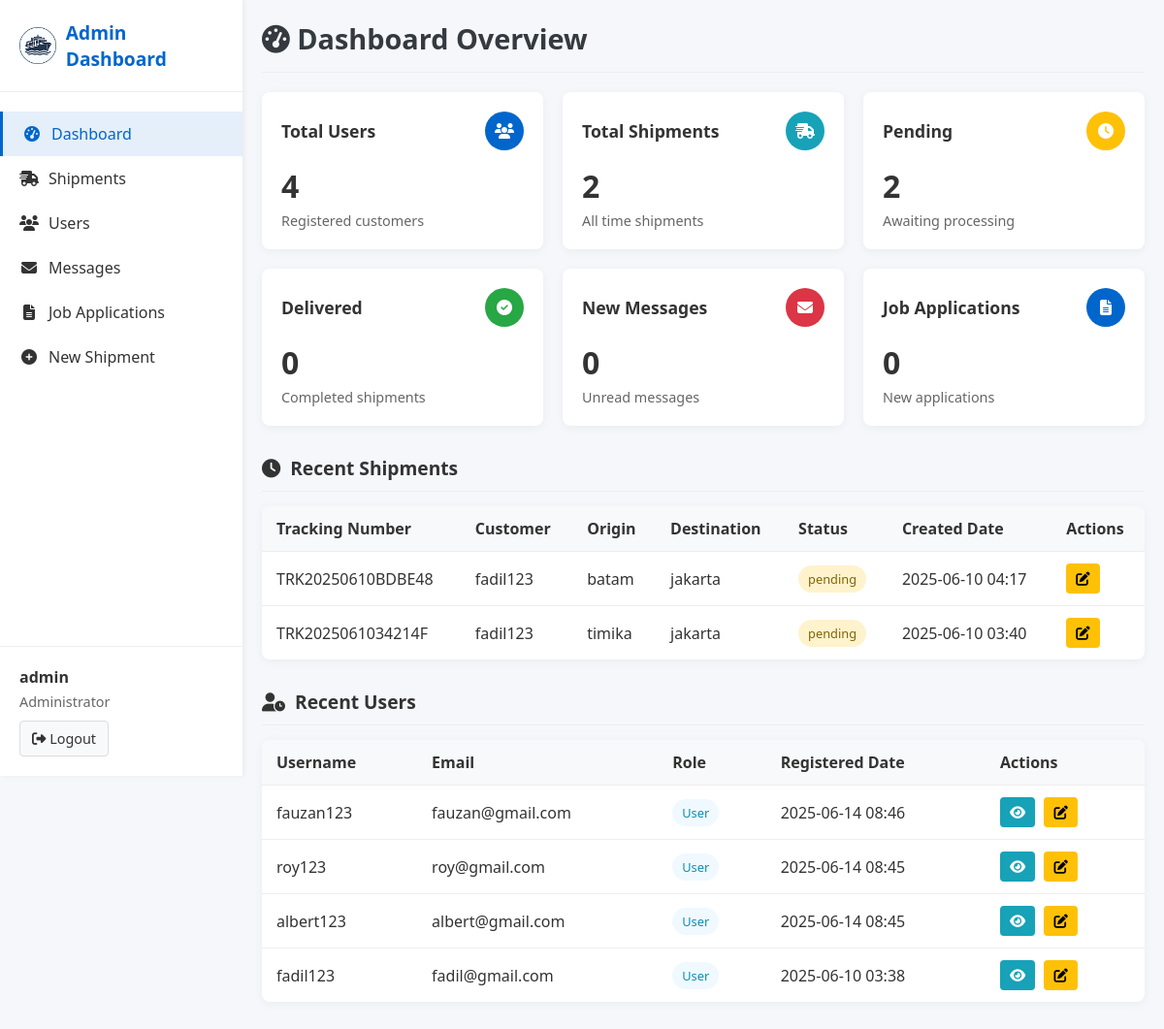
Page /admin/dashboard.php (signed in) on the committed database.
### tables this page shows
CREATE TABLE `shipments` (
  `id` int(11) NOT NULL,
  `tracking_number` varchar(50) NOT NULL,
  `user_id` int(11) NOT NULL,
  `sender_name` varchar(100) NOT NULL,
  `sender_address` text NOT NULL,
  `sender_phone` varchar(20) NOT NULL,
  `receiver_name` varchar(100) NOT NULL,
  `receiver_address` text NOT NULL,
  `receiver_phone` varchar(20) NOT NULL,
  `package_type` varchar(50) NOT NULL,
  `weight` decimal(10,2) NOT NULL,
  `dimensions` varchar(50) NOT NULL,
  `status` enum('pending','in_transit','delivered','cancelled') DEFAULT 'pending',
  `estimated_delivery` date DEFAULT NULL,
  `actual_delivery` date DEFAULT NULL,
  `notes` text DEFAULT NULL,
  `created_at` timestamp NULL DEFAULT current_timestamp(),
  `updated_at` timestamp NULL DEFAULT current_timestamp() ON UPDATE current_timestamp()
);

CREATE TABLE `users` (
  `id` int(11) NOT NULL,
  `username` varchar(50) NOT NULL,
  `password` varchar(255) NOT NULL,
  `email` varchar(100) NOT NULL,
  `full_name` varchar(100) NOT NULL,
  `role` enum('admin','user') DEFAULT 'user',
  `status` enum('active','inactive') DEFAULT 'active',
  `created_at` timestamp NULL DEFAULT current_timestamp(),
  `updated_at` timestamp NULL DEFAULT current_timestamp() ON UPDATE current_timestamp()
);

### config/session.php (called while the page is built, shortened)
<?php
class Session
{
    private static $instance = null;
    public static function getInstance()
    {
        if (self::$instance === null) {
            self::$instance = new self();
        }
        return self::$instance;
    }
    public function isLoggedIn()
    {
        return isset($_SESSION['user_id']);
    }
}
function is_logged_in()
{
    return Session::getInstance()->isLoggedIn();
}
function getUserData()
{
    if (is_logged_in()) {
        return $_SESSION['user_data'];
    }
    return null;
}

### admin/dashboard.php (the view, shortened to what this page needs)
<?php
require_once '../config/session.php';
$pdo = Database::getInstance()->getConnection();
$user = getUserData();
$view = $_GET['view'] ?? 'dashboard';
$stats = [
    'total_users' => 0,
    'total_shipments' => 0,
    'pending_shipments' => 0,
    'delivered_shipments' => 0,
    'recent_shipments' => [],
    'recent_users' => [],
    'unread_messages' => 0,
    'new_applications' => 0
];
$stmt = $pdo->query("SELECT COUNT(*) as count FROM users WHERE role = 'user'");
$stats['total_users'] = $stmt->fetch()['count'];
$stmt = $pdo->query("SELECT COUNT(*) as count FROM shipments");
$stats['total_shipments'] = $stmt->fetch()['count'];
$stmt = $pdo->query("SELECT COUNT(*) as count FROM shipments WHERE status = 'Pending'");
$stats['pending_shipments'] = $stmt->fetch()['count'];
$stmt = $pdo->query("SELECT COUNT(*) as count FROM shipments WHERE status = 'Delivered'");
$stats['delivered_shipments'] = $stmt->fetch()['count'];
try {
    $stmt = $pdo->query("SELECT COUNT(*) as count FROM general_messages WHERE status = 'new'");
    $stats['unread_messages'] = $stmt->fetch()['count'];
} catch (PDOException $e) {
    $stats['unread_messages'] = 0;
}
try {
    $stmt = $pdo->query("SELECT COUNT(*) as count FROM contact_messages WHERE status = 'new'");
    $stats['new_applications'] = $stmt->fetch()['count'];
} catch (PDOException $e) {
    $stats['new_applications'] = 0;
}
$stmt = $pdo->query("
    SELECT s.*, u.username as user_name
    FROM shipments s
    JOIN users u ON s.user_id = u.id
    ORDER BY s.created_at DESC
    LIMIT 5
");
$stats['recent_shipments'] = $stmt->fetchAll();
$stmt = $pdo->query("
    SELECT * FROM users
    WHERE role = 'user'
    ORDER BY created_at DESC
    LIMIT 5
");
$stats['recent_users'] = $stmt->fetchAll();
?>
<!DOCTYPE html>
<html lang="id">
<head>
    <link rel="stylesheet" href="https://cdnjs.cloudflare.com/ajax/libs/font-awesome/6.4.0/css/all.min.css">
</head>
<body>
    <div class="container">
        <div class="sidebar" id="sidebar">
            <div class="sidebar-header">
                <div class="logo-icon">
                    <img src="../logistikmaritim/image/logo.png" alt="logo" />
                </div>
                <span>Admin Dashboard</span>
            </div>
            <div class="sidebar-menu">
                <a href="dashboard.php" class="menu-item <?php echo $view === 'dashboard' ? 'active' : ''; ?>">
                    <i class="fas fa-tachometer-alt"></i> Dashboard
                </a>
                <a href="dashboard.php?view=shipments" class="menu-item <?php echo $view === 'shipments' ? 'active' : ''; ?>">
                    <i class="fas fa-shipping-fast"></i> Shipments
                </a>
                <a href="dashboard.php?view=users" class="menu-item <?php echo $view === 'users' ? 'active' : ''; ?>">
                    <i class="fas fa-users"></i> Users
                </a>
                <a href="dashboard.php?view=messages" class="menu-item <?php echo $view === 'messages' ? 'active' : ''; ?>">
                    <i class="fas fa-envelope"></i> Messages
                </a>
                <a href="dashboard.php?view=applications" class="menu-item <?php echo $view === 'applications' ? 'active' : ''; ?>">
                    <i class="fas fa-file-alt"></i> Job Applications
                </a>
                <a href="new-shipment.php" class="menu-item">
                    <i class="fas fa-plus-circle"></i> New Shipment
                </a>
            </div>
            <div class="user-info">
                <div class="user-name"><?php echo htmlspecialchars($user['username']); ?></div>
                <div class="user-role">Administrator</div>
                <a href="../login/logout.php" class="btn-logout">
                    <i class="fas fa-sign-out-alt"></i> Logout
                </a>
            </div>
        </div>
        <div class="main-content">
            <div class="page-header">
                <h1 class="page-title">
                    <?php if ($view === 'dashboard'): ?>
                        <i class="fas fa-tachometer-alt"></i> Dashboard Overview
                    <?php elseif ($view === 'shipments'): ?>
                        <i class="fas fa-shipping-fast"></i> Shipment Management
                    <?php elseif ($view === 'users'): ?>
                        <i class="fas fa-users"></i> User Management
                    <?php elseif ($view === 'messages'): ?>
                        <i class="fas fa-envelope"></i> Message Management
                    <?php elseif ($view === 'applications'): ?>
                        <i class="fas fa-file-alt"></i> Job Applications
                    <?php endif; ?>
                </h1>
            </div>
            <?php if ($view === 'dashboard'): ?>
                <div class="dashboard-cards">
                    <div class="card">
                        <div class="card-header">
                            <h2 class="card-title">Total Users</h2>
                            <div class="card-icon bg-primary">
                                <i class="fas fa-users"></i>
                            </div>
                        </div>
                        <div class="card-value"><?php echo $stats['total_users']; ?></div>
                        <div class="card-label">Registered customers</div>
                    </div>
                    <div class="card">
                        <div class="card-header">
                            <h2 class="card-title">Total Shipments</h2>
                            <div class="card-icon bg-info">
                                <i class="fas fa-shipping-fast"></i>
                            </div>
                        </div>
                        <div class="card-value"><?php echo $stats['total_shipments']; ?></div>
                        <div class="card-label">All time shipments</div>
                    </div>
                    <div class="card">
                        <div class="card-header">
                            <h2 class="card-title">Pending</h2>
                            <div class="card-icon bg-warning">
                                <i class="fas fa-clock"></i>
                            </div>
                        </div>
                        <div class="card-value"><?php echo $stats['pending_shipments']; ?></div>
                        <div class="card-label">Awaiting processing</div>
                    </div>
                    <div class="card">
                        <div class="card-header">
                            <h2 class="card-title">Delivered</h2>
                            <div class="card-icon bg-success">
                                <i class="fas fa-check-circle"></i>
                            </div>
                        </div>
                        <div class="card-value"><?php echo $stats['delivered_shipments']; ?></div>
                        <div class="card-label">Completed shipments</div>
                    </div>
                    <div class="card">
                        <div class="card-header">
                            <h2 class="card-title">New Messages</h2>
                            <div class="card-icon bg-danger">
                                <i class="fas fa-envelope"></i>
                            </div>
                        </div>
                        <div class="card-value"><?php echo $stats['unread_messages']; ?></div>
                        <div class="card-label">Unread messages</div>
                    </div>
                    <div class="card">
                        <div class="card-header">
                            <h2 class="card-title">Job Applications</h2>
                            <div class="card-icon bg-primary">
                                <i class="fas fa-file-alt"></i>
                            </div>
                        </div>
                        <div class="card-value"><?php echo $stats['new_applications']; ?></div>
                        <div class="card-label">New applications</div>
                    </div>
                </div>
                <h2 class="section-title">
                    <i class="fas fa-clock"></i> Recent Shipments
                </h2>
                <table class="data-table">
                    <thead>
                        <tr>
                            <th>Tracking Number</th>
                            <th>Customer</th>
                            <th>Origin</th>
                            <th>Destination</th>
                            <th>Status</th>
                            <th>Created Date</th>
                            <th>Actions</th>
                        </tr>
                    </thead>
                    <tbody>
                        <?php if (count($stats['recent_shipments']) > 0): ?>
                            <?php foreach ($stats['recent_shipments'] as $shipment): ?>
                                <tr>
                                    <td><?php echo htmlspecialchars($shipment['tracking_number']); ?></td>
                                    <td><?php echo htmlspecialchars($shipment['user_name']); ?></td>
                                    <td><?php echo htmlspecialchars($shipment['sender_address']); ?></td>
                                    <td><?php echo htmlspecialchars($shipment['receiver_address']); ?></td>
                                    <td>
                                        <span class="status-badge status-<?php echo strtolower($shipment['status']); ?>">
                                            <?php echo htmlspecialchars($shipment['status']); ?>
                                        </span>
                                    </td>
                                    <td><?php echo date('Y-m-d H:i', strtotime($shipment['created_at'])); ?></td>
                                    <td>
                                        <a href="edit-shipment.php?id=<?php echo $shipment['id']; ?>" class="action-btn edit-btn">
                                            <i class="fas fa-edit"></i>
                                        </a>
                                    </td>
                                </tr>
                            <?php endforeach; ?>
                        <?php else: ?>
                            <tr>
                                <td colspan="7" style="text-align: center;">No recent shipments found.</td>
                            </tr>
                        <?php endif; ?>
                    </tbody>
                </table>
                <h2 class="section-title">
                    <i class="fas fa-user-clock"></i> Recent Users
                </h2>
                <table class="data-table">
                    <thead>
                        <tr>
                            <th>Username</th>
                            <th>Email</th>
                            <th>Role</th>
                            <th>Registered Date</th>
                            <th>Actions</th>
                        </tr>
                    </thead>
                    <tbody>
                        <?php if (count($stats['recent_users']) > 0): ?>
                            <?php foreach ($stats['recent_users'] as $user): ?>
                                <tr>
                                    <td><?php echo htmlspecialchars($user['username']); ?></td>
                                    <td><?php echo htmlspecialchars($user['email']); ?></td>
                                    <td>
                                        <span class="role-badge role-<?php echo $user['role']; ?>">
                                            <?php echo ucfirst($user['role']); ?>
                                        </span>
                                    </td>
                                    <td><?php echo date('Y-m-d H:i', strtotime($user['created_at'])); ?></td>
                                    <td>
                                        <a href="view-user.php?id=<?php echo $user['id']; ?>" class="action-btn view-btn">
                                            <i class="fas fa-eye"></i>
                                        </a>
                                        <a href="edit-user.php?id=<?php echo $user['id']; ?>" class="action-btn edit-btn">
                                            <i class="fas fa-edit"></i>
                                        </a>
                                    </td>
                                </tr>
                            <?php endforeach; ?>
                        <?php else: ?>
                            <tr>
                                <td colspan="5" style="text-align: center;">No recent users found.</td>
                            </tr>
                        <?php endif; ?>
                    </tbody>
                </table>
            <?php endif; ?>
        </div>
    </div>
</body>
</html>

### rows in the picture
shipments: tracking_number "TRK20250610BDBE48", user.username "fadil123", sender_address "batam", receiver_address "jakarta", status "pending", created_at "2025-06-10 04:17"
shipments: tracking_number "TRK2025061034214F", user.username "fadil123", sender_address "timika", receiver_address "jakarta", status "pending", created_at "2025-06-10 03:40"
users: username "fauzan123", email "fauzan@gmail.com", role "User", created_at "2025-06-14 08:46"
users: username "roy123", email "roy@gmail.com", role "User", created_at "2025-06-14 08:45"
users: username "albert123", email "albert@gmail.com", role "User", created_at "2025-06-14 08:45"
users: username "fadil123", email "fadil@gmail.com", role "User", created_at "2025-06-10 03:38"

### other values in the picture
$user['username'] "admin"
$stats['total_users'] "4"
$stats['total_shipments'] "2"
$stats['pending_shipments'] "2"
$stats['delivered_shipments'] "0"
$stats['unread_messages'] "0"
$stats['new_applications'] "0"
